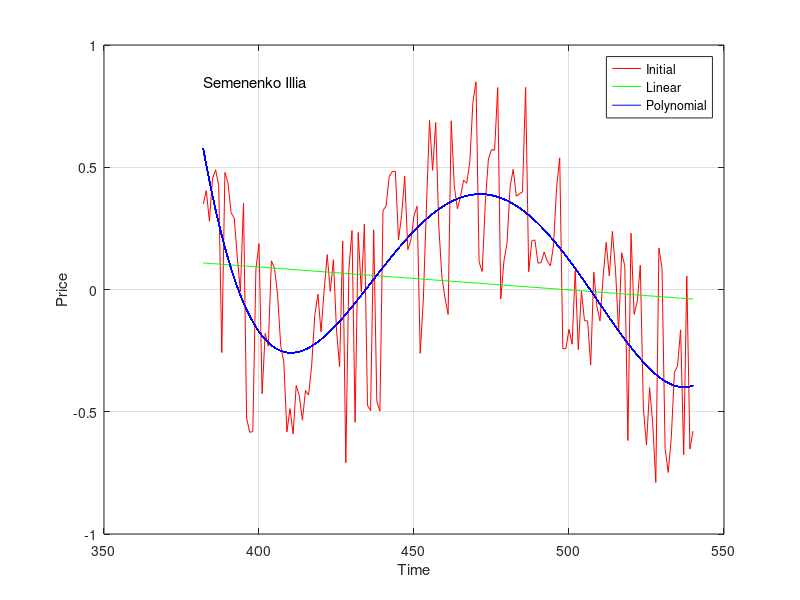

Reproduce this figure in MATLAB. (Note: this script raises an error after producing the figure.)
P = [382     0.3497735
383     0.4043452
384     0.2791683
385     0.4542913
386     0.4897625
387     0.4256295
388    -0.2580604
389      0.478739
390     0.4360733
391     0.3139871
392      0.292524
393     0.1317261
394  -0.008365495
395     0.3522887
396    -0.5262732
397    -0.5840148
398    -0.5809015
399     0.0830996
400     0.1880194
401    -0.4261131
402    -0.1792712
403    -0.2314301
404     0.1174326
405    0.08733708
406   -0.02169891
407      -0.22966
408    -0.2965333
409    -0.5823083
410    -0.4869773
411     -0.590535
412    -0.3929787
413    -0.4343084
414    -0.5345266
415    -0.4136386
416    -0.4316522
417    -0.3085779
418    -0.1044287
419   -0.01922042
420    -0.1729711
421  -0.005701649
422     0.1425648
423  -0.008197328
424     0.1219838
425     -0.166922
426    -0.3149474
427     0.1978728
428    -0.7084981
429    0.08590097
430     0.2410293
431    -0.5431557
432     0.2333016
433  -0.009644543
434     0.2679584
435    -0.4739385
436     -0.495385
437     0.2435674
438    -0.4571333
439    -0.4975403
440     0.3222925
441     0.3423107
442     0.4624594
443     0.4826831
444     0.4829264
445     0.2031338
446     0.3032496
447     0.4632186
448      0.162986
449     0.2024971
450     0.3016984
451     0.3405368
452    -0.2610399
453   -0.04308247
454     0.3343591
455     0.6912364
456     0.4875024
457     0.6831116
458     0.2580202
459    0.05218651
460   -0.03442962
461    -0.1018661
462     0.6898414
463     0.4206592
464     0.3305563
465     0.3795039
466     0.4474759
467     0.4344485
468      0.520401
469      0.765315
470     0.8491753
471     0.1119693
472    0.07368723
473     0.3543225
474     0.5338713
475     0.5723328
476     0.5697093
477     0.8260058
478   -0.03876934
479      0.115395
480      0.188513
481     0.4206017
482     0.4916813
483     0.3817744
484      0.390907
485     0.3991075
486     0.8264071
487    0.07283977
488     0.1984419
489     0.2032524
490     0.1073126
491     0.1106662
492      0.153359
493      0.115439
494    0.09695604
495      0.177962
496     0.4185103
497     0.5386562
498    -0.2415438
499    -0.2420317
500    -0.1627484
501    -0.2236337
502    0.07537353
503    -0.2456649
504  -0.006686644
505    -0.1276287
506    -0.1284281
507    -0.3090214
508    0.07065445
509   -0.06933743
510    -0.1289344
511    0.05192554
512     0.1933039
513    0.05526135
514     0.2378573
515    0.08115035
516    -0.1748025
517     0.1500544
518    0.09577502
519    -0.6175882
520      0.230015
521    -0.1013671
522   -0.05168809
523    0.09909577
524     -0.488974
525    -0.6358584
526    -0.4015212
527    -0.5459287
528    -0.7890503
529      0.169142
530    0.08867301
531    -0.6504356
532    -0.7481653
533    -0.6045005
534    -0.3394293
535    -0.3129428
536    -0.1650355
537    -0.6757053
538    0.05504642
539    -0.6527849
540    -0.5792075];
 
X = P(:,1); 
Y = P(:,2);

plot(X, Y, 'r'); 
hold on; 
grid on;
xlabel('Time');
ylabel('Price');
l = length(P);
text(X(1), Y(1)+0.5, 'Semenenko Illia', 'Fontsize', 11);


n = length(X); 
Sx = 0; 
Sy = 0; 
Sxx = 0; 
Sxy = 0; 
for i = 1:length(X) 
    Sx = Sx + X(i); 
    Sy = Sy + Y(i); 
    Sxx = Sxx + X(i) * X(i); 
    Sxy = Sxy + X(i) * Y(i); 
end 
a = (Sx/n * Sy/n - Sxy/n)/(Sx/n*Sx/n - Sxx/n)
b = (Sxy/n - a*Sxx/n)/(Sx/n)
plot(X,a*X + b, 'g'); 


d = 4; 
AA = zeros(d+1,d+1); 
for y = 0:d 
    for x =0:d 
        AA(y+1, x+1) = sum( X.^x.*X.^(y) ); %LHS
    end 
    BB(y+1, 1) = sum( Y.*X.^y ); %RHS
end 
%Massive of coefficients
aA=(AA^(-1))*BB;
disp(aA(1,1))
approx = zeros(length(X)); 
for i = 1:d+1 
    approx = approx + aA(i)*X.^(i-1); 
end 
plot(X,approx, 'b'); 
legend('Initial','Linear','Polynomial'); 
title(aA(1,1),aA(2,1))
hold off; 


